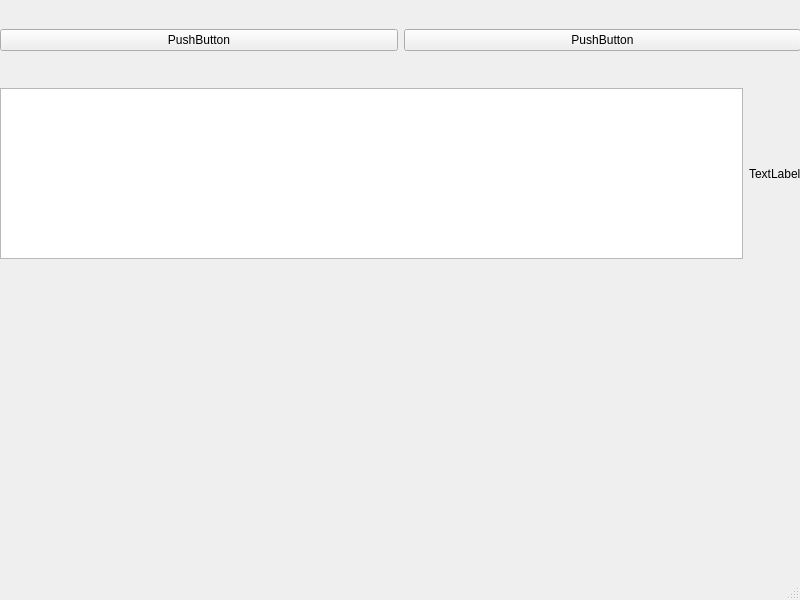
<?xml version="1.0" encoding="UTF-8"?>
<ui version="4.0">
 <class>MainWindow</class>
 <widget class="QMainWindow" name="MainWindow">
  <property name="geometry">
   <rect>
    <x>0</x>
    <y>0</y>
    <width>800</width>
    <height>600</height>
   </rect>
  </property>
  <property name="windowTitle">
   <string>MainWindow</string>
  </property>
  <widget class="QWidget" name="centralwidget">
   <widget class="QWidget" name="horizontalLayoutWidget">
    <property name="geometry">
     <rect>
      <x>0</x>
      <y>0</y>
      <width>801</width>
      <height>81</height>
     </rect>
    </property>
    <layout class="QHBoxLayout" name="horizontalLayout">
     <item>
      <widget class="QPushButton" name="pushButton">
       <property name="text">
        <string>PushButton</string>
       </property>
      </widget>
     </item>
     <item>
      <widget class="QPushButton" name="pushButton_2">
       <property name="text">
        <string>PushButton</string>
       </property>
      </widget>
     </item>
    </layout>
   </widget>
   <widget class="QWidget" name="horizontalLayoutWidget_2">
    <property name="geometry">
     <rect>
      <x>0</x>
      <y>88</y>
      <width>801</width>
      <height>171</height>
     </rect>
    </property>
    <layout class="QHBoxLayout" name="horizontalLayout_2">
     <item>
      <widget class="QTextEdit" name="textEdit"/>
     </item>
     <item>
      <widget class="QLabel" name="label">
       <property name="text">
        <string>TextLabel</string>
       </property>
      </widget>
     </item>
    </layout>
   </widget>
  </widget>
  <widget class="QMenuBar" name="menubar">
   <property name="geometry">
    <rect>
     <x>0</x>
     <y>0</y>
     <width>800</width>
     <height>26</height>
    </rect>
   </property>
  </widget>
  <widget class="QStatusBar" name="statusbar"/>
 </widget>
 <resources/>
 <connections/>
</ui>
